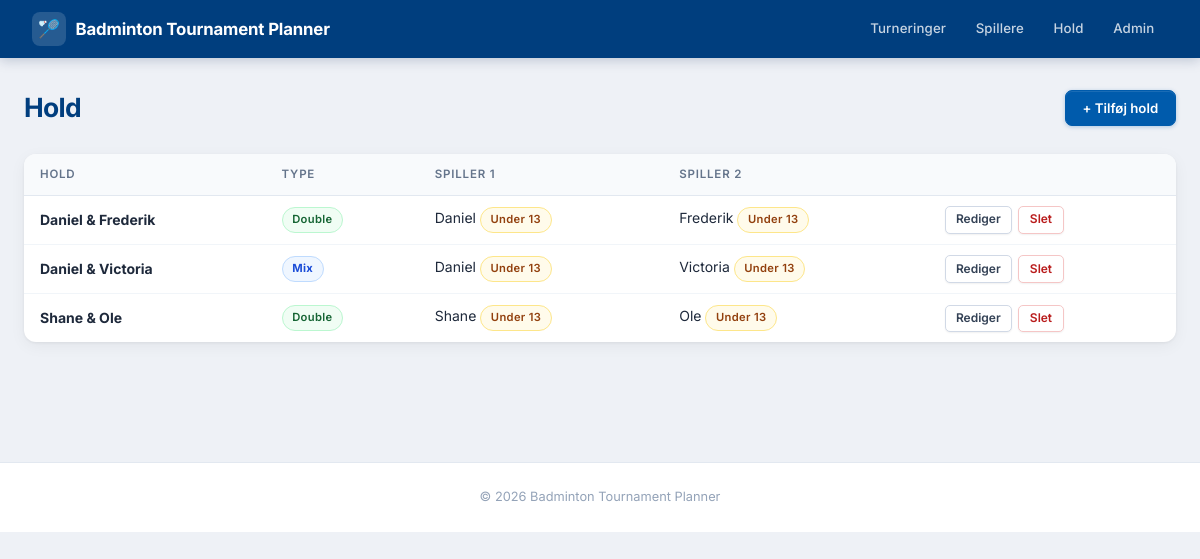
/players/teams/, run on an earlier commit of the app's database.
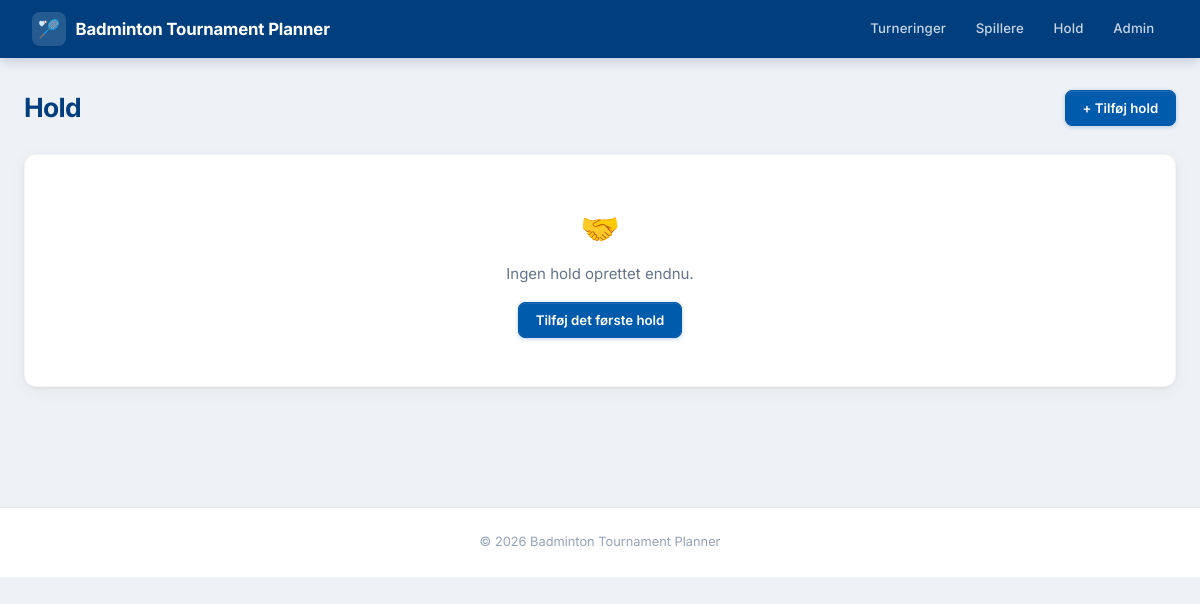
And on a later commit of the database.
### players/models.py (models this page shows, shortened)
class Team(models.Model):
    PAIR_TYPE_CHOICES = [
        ('double', _('Double')),
        ('mixed', _('Mixeddouble')),
    ]
    player1 = models.ForeignKey(Player, on_delete=models.CASCADE, related_name='team_player1')
    player2 = models.ForeignKey(Player, on_delete=models.SET_NULL, related_name='team_player2', null=True, blank=True)
    pair_type = models.CharField(
        max_length=10, choices=PAIR_TYPE_CHOICES, null=True, blank=True,
        verbose_name=_('Par-type'),
        help_text=_('Double: samme køn · Mixeddouble: et af hvert'),
    )
    name = models.CharField(max_length=100, blank=True, null=True)

class Player(models.Model):
    name = models.CharField(max_length=100, verbose_name=_("Name"))
    age = models.IntegerField(verbose_name=_("Age"))
    DIVISION_CHOICES = [
        ('U9', _('Under 9')),
        ('U11', _('Under 11')),
        ('U13', _('Under 13')),
        ('U15', _('Under 15')),
        ('U17', _('Under 17')),
        ('U19', _('Under 19')),
        ('A', _('A Række')),
        ('B', _('B Række')),
        ('C', _('C Række')),
    ]
    division = models.CharField(max_length=10, choices=DIVISION_CHOICES, verbose_name=_("Division"))
    GENDER_CHOICES = [
        ('M', _('Mand')),
        ('K', _('Kvinde')),
    ]
    gender = models.CharField(max_length=1, choices=GENDER_CHOICES, default='M', verbose_name=_("Køn"))

### players/views.py (the view)
# urls.py: path('teams/', views.team_list, name='team_list'),
def team_list(request):
    teams = Team.objects.filter(player2__isnull=False).select_related('player1', 'player2').order_by('name')
    return render(request, 'players/team_list.html', {'teams': teams})

### players/templates/players/team_list.html (shortened to what this page needs)
{% extends 'base.html' %}
{% block content %}
<div class="page-actions">
    <h1>Hold</h1>
    <a href="{% url 'team_add' %}" class="btn btn-primary">+ Tilføj hold</a>
</div>
{% if teams %}
<table>
    <thead>
        <tr>
            <th>Hold</th>
            <th>Type</th>
            <th>Spiller 1</th>
            <th>Spiller 2</th>
            <th></th>
        </tr>
    </thead>
    <tbody>
        {% for team in teams %}
        <tr>
            <td><strong>{{ team.name }}</strong></td>
            <td>
                {% if team.pair_type == 'double' %}
                    <span class="badge badge-completed">Double</span>
                {% elif team.pair_type == 'mixed' %}
                    <span class="badge badge-in-progress">Mix</span>
                {% else %}
                    <span style="color:#bbb; font-size:0.8rem;">–</span>
                {% endif %}
            </td>
            <td>{{ team.player1.name }} <span class="badge badge-pending">{{ team.player1.get_division_display }}</span></td>
            <td>{{ team.player2.name }} <span class="badge badge-pending">{{ team.player2.get_division_display }}</span></td>
            <td>
                <div class="btn-group">
                    <a href="{% url 'team_edit' team.id %}" class="btn btn-secondary btn-sm">Rediger</a>
                    <a href="{% url 'team_delete' team.id %}" class="btn btn-danger btn-sm">Slet</a>
                </div>
            </td>
        </tr>
        {% endfor %}
    </tbody>
</table>
{% else %}
<div class="card" style="text-align:center; padding:3rem 2rem;">
    <div style="font-size:2rem; margin-bottom:0.5rem;">🤝</div>
    <p style="margin:0 0 1rem; color:#64748b;">Ingen hold oprettet endnu.</p>
    <a href="{% url 'team_add' %}" class="btn btn-primary">Tilføj det første hold</a>
</div>
{% endif %}
{% endblock %}

### tournament_planner/templates/base.html (shortened to what this page needs)
<!DOCTYPE html>
<html lang="da">
<head>
</head>
<body>
    <header>
        <div class="header-brand">
            <div class="logo-icon">🏸</div>
            <a href="/">Badminton Tournament Planner</a>
        </div>
        <nav>
            <a href="/tournaments/">Turneringer</a>
            <a href="/players/">Spillere</a>
            <a href="/players/teams/">Hold</a>
            <a href="/admin/">Admin</a>
        </nav>
    </header>
    <div class="container">
        {% block content %}{% endblock %}
    </div>
    <footer>&copy; 2026 Badminton Tournament Planner</footer>
</body>
</html>

### tournament_planner/templates/base.html (style rules this page uses)
*, *::before, *::after { box-sizing: border-box; }
body { font-family: 'Inter', system-ui, -apple-system, sans-serif; margin: 0; background: #eef1f6; color: #1e293b; line-height: 1.6; -webkit-font-smoothing: antialiased; font-size: 15px; }
header { background: #003e7e; color: white; padding: 0 2rem; height: 58px; display: flex; align-items: center; justify-content: space-between; position: sticky; top: 0; z-index: 1000; box-shadow: 0 2px 12px rgba(0,30,80,0.22); }
.header-brand { display: flex; align-items: center; gap: 0.6rem; font-size: 1.05rem; font-weight: 700; letter-spacing: -0.01em; }
.header-brand a { color: white; text-decoration: none; display: flex; align-items: center; gap: 0.5rem; }
.header-brand .logo-icon { background: rgba(255,255,255,0.15); border-radius: 8px; width: 34px; height: 34px; display:flex; align-items:center; justify-content:center; font-size: 1.1rem; }
nav { display: flex; gap: 0.15rem; }
nav a { color: rgba(255,255,255,0.78); text-decoration: none; font-size: 0.83rem; font-weight: 500; padding: 0.4rem 0.85rem; border-radius: 6px; transition: background 0.15s, color 0.15s; letter-spacing: 0.01em; }
.container { max-width: 1220px; margin: 0 auto; padding: 2rem 1.5rem; }
h1 { font-size: 1.65rem; font-weight: 700; color: #003e7e; margin: 0 0 0.2rem; letter-spacing: -0.025em; line-height: 1.2; }
a { color: #005BAC; text-decoration: none; }
.btn { display: inline-flex; align-items: center; justify-content: center; gap: 0.35rem; padding: 0.48rem 1.05rem; border-radius: 7px; font-size: 0.83rem; font-weight: 600; cursor: pointer; border: 1.5px solid transparent; text-decoration: none; transition: all 0.13s ease; line-height: 1.4; white-space: nowrap; font-family: inherit; }
.btn-primary { background: #005BAC; color: white; border-color: #005BAC; box-shadow: 0 1px 4px rgba(0,91,172,0.28), inset 0 1px 0 rgba(255,255,255,0.1); }
.card { background: white; border-radius: 12px; padding: 1.5rem 1.75rem; box-shadow: 0 1px 3px rgba(0,0,0,0.06), 0 4px 16px rgba(0,0,0,0.05); border: 1px solid rgba(0,0,0,0.04); margin-bottom: 1.5rem; }
.page-actions { display: flex; align-items: center; justify-content: space-between; margin-bottom: 1.75rem; flex-wrap: wrap; gap: 0.75rem; }
.page-actions h1 { margin: 0; }
footer { text-align: center; color: #94a3b8; font-size: 0.8rem; padding: 1.5rem; border-top: 1px solid #e2e8f0; margin-top: 4rem; background: white; }

What changed in the data, as far as the page shows it:
removed Team: name "Daniel & Frederik", pair_type "Double", player1.name "Daniel", player1.division "Under 13", player2.name "Frederik", player2.division "Under 13"
removed Team: name "Daniel & Victoria", pair_type "Mix", player1.name "Daniel", player1.division "Under 13", player2.name "Victoria", player2.division "Under 13"
removed Team: name "Shane & Ole", pair_type "Double", player1.name "Shane", player1.division "Under 13", player2.name "Ole", player2.division "Under 13"
Also different on the page:
text no longer shown: "HOLD TYPE SPILLER 1 SPILLER 2"
text now shown: "🤝 Ingen hold oprettet endnu. Tilføj det første hold"
